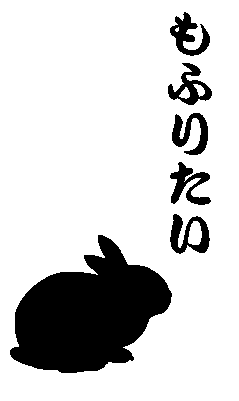
%> input picture two_mohu.png, 239 x 401 px
$ octave labeling4.m   (GNU Octave 9; MATLAB toolbox functions it lacks are replaced by stand-ins)
%> lines starting %> are read from the running program, lines starting %| are printed output that depends on the picture; in (x1, y1, x2, y2) boxes, pixels count from 0 and x2, y2 are one past the last pixel; in counts of white or black regions, pixels touching at a corner belong together; the program's own positions count from 1
%-----初期化処理-----
clear;
%-----画像読み出し-----
im = imread('two_mohu.png');             %画像の読み込み
%> im is the input picture: size 401x239 uint8; 81.8% white; 6 black regions, box (x1, y1, x2, y2) and area: (10, 235, 172, 373) 13508, (170, 214, 210, 254) 814, (170, 162, 211, 205) 797, (170, 12, 210, 56) 793, (172, 113, 208, 155) 772, (168, 63, 212, 105) 743
[y,x,z] = size(im);                     %画像のサイズ(y=縦座標,x=横座標,z=RGB)
%> y = 401; x = 239; z = 1
%-----画像周辺に画素追加-----
img = uint8(ones(y+2,x+2).*255);        %画像より一回り大きい白(255)配列作成
img(2:y+1,2:x+1) = im;                  %読み込んだ画像に適用
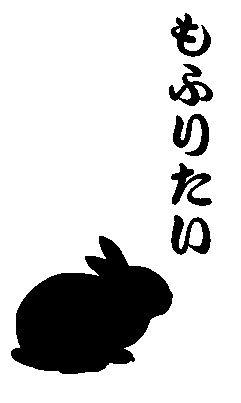
%> img: size 403x241 uint8; 82.1% white; 6 black regions, box (x1, y1, x2, y2) and area: (11, 236, 173, 374) 13508, (171, 215, 211, 255) 814, (171, 163, 212, 206) 797, (171, 13, 211, 57) 793, (173, 114, 209, 156) 772, (169, 64, 213, 106) 743
%-----初期値設定-----
searchValue = 0;                        %探索で探すべき値の設定
white = 255;
searchX = [-1,0,1,
           -1,0,1,
           -1,0,1];
searchY = [-1,-1,-1,
            0, 0, 0,
            1, 1, 1];
lutSize = x*y;
%> lutSize = 95839
label = zeros(y+2,x+2);                 %追跡済み座標格納用
lookupTable = [];         %同一連結成分の設定
%lookupTable = updataLUT(lookupTable,7,12)
lutpoint = 1;
nextlabel = 1;
%-----目標画素値の探索-----
c = 'check';
for m=2:y+1
    for n=2:x+1
        %-----探索画素が見つかるまでループ-----
        if img(m,n) ~= searchValue
            continue;
        end
        %-----ラベルの更新-----
        for k = [1,2]%左上と上
            if label(m+searchY(k),n+searchX(k)) ~= 0
                label(m,n) = label(m+searchY(k),n+searchX(k));
                if label(m,n) == 0
                    label(m+searchY(k),n+searchX(k))
                end
                break;
            end
        end
        if label(m,n) ~= 0
            foK = [2,3,4];
            for k = [2,3,4]%上と右上と左
                if label(m+searchY(k),n+searchX(k)) ~= 0 & label(m+searchY(k),n+searchX(k)) ~= label(m,n)
                %lookpuTable更新----------------------------------
                lookupTable = updataLUT(lookupTable,label(m,n),label(m+searchY(k),n+searchX(k)));
                    if label(m,n) < label(m+searchY(k),n+searchX(k))
                        lookupTable;
                    end
                end
            end
            if label(m+searchY(3),n+searchX(3)) ~= 0 & img(m+searchY(3),n+searchX(3)) == white & label(m+searchY(k),n+searchX(k)) ~= label(m,n)
                %lookpuTable更新----------------------------------
                lookupTable = updataLUT(lookupTable,label(m,n),label(m+searchY(3),n+searchX(3)));
            end
            pretrue = 1;
            for k = [1,2]%左上と上
                if img(m+searchY(k),n+searchX(k)) ~= white
                    pretrue = 0;
                    break;
                end
            end
            if pretrue == 1 & label(m+searchY(4),n+searchX(4)) ~= 0
            %lookpuTable更新----------------------------------
            lookupTable = updataLUT(lookupTable,label(m,n),label(m+searchY(4),n+searchX(4)));
            end
        end
        pretrue = 1;
        for k = [1,2,4]%左上と上と左
            if img(m+searchY(k),n+searchX(k)) ~= white
                pretrue = 0;
                break;
            end
        end
        if pretrue == 1
            label(m,n) = nextlabel;
            nextlabel = 1+nextlabel;
        end
    end
end
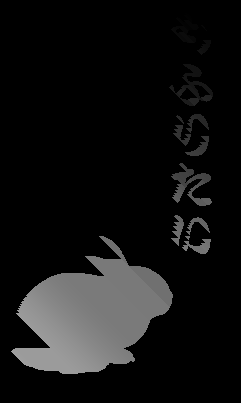
%> label: size 403x241 double; min 0, max 158, mean 18.7
%> after the loop, foK = [2 3 4]; lookupTable = 147 rows, first 12: [2 1; 4 3; 5 2; 3 5; 7 4; 8 7; 9 8; 10 9; 11 7; 9 11; 13 12; 14 13]; nextlabel = 159

renVal = zeros(nextlabel-1,nextlabel-1);
%> renVal: size 158x158 double; every value is 0
for k = 1 : nextlabel-1
    rpc = 1;
    rvc = 1;
    search = find(lookupTable == k);
    for l = search';
        save = 1;
        for m = 1:rvc-1
            if renVal(m) == 0
                break;
            end
            if renVal(k,m) == lookupTable(l)
                save = 0;
                break;
            end
        end
        if save == 1
            renVal(k,rvc) = lookupTable(l);
            rvc = rvc + 1;
        end
    end
end
%> this loop made 158 passes
%> search on passes 1 to 3: 148, [1; 150], [4; 149]
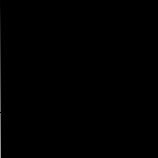
%> renVal: size 158x158 double; min 0, max 158, mean 0.5

lookupTable2 = zeros(nextlabel-1,nextlabel-1);
valSet = [1:nextlabel-1];
%> valSet = 158 values from 1 to 158
exit = 1;
%> (the run ends here)
